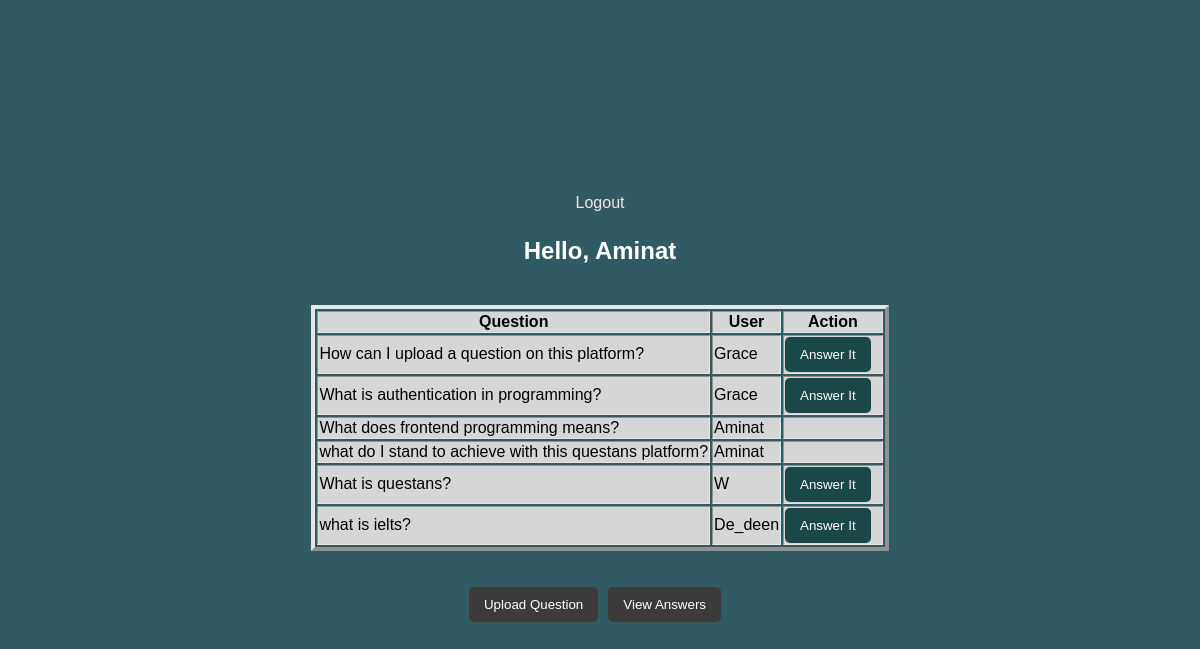
Page /dashboard.php (signed in) on the committed database.
### tables this page shows
CREATE TABLE `questions` (
  `id` int(11) NOT NULL,
  `question` text NOT NULL,
  `user_id` int(11) NOT NULL,
  `created_at` timestamp NOT NULL DEFAULT current_timestamp() ON UPDATE current_timestamp()
);

CREATE TABLE `users` (
  `id` int(11) NOT NULL,
  `username` varchar(255) NOT NULL,
  `pass` varchar(255) NOT NULL,
  `created_at` timestamp NOT NULL DEFAULT current_timestamp() ON UPDATE current_timestamp()
);

### dashboard.php (the view, shortened to what this page needs)
<?php
include_once 'model/db_conn.php';
 ?>
<!DOCTYPE html>
<html>
<head>
	<link rel="stylesheet" type="text/css" href="assets/css/style.css">
</head>
<body>
    <div><a href="logout.php">Logout</a></div>
    <div style="margin-top: 5px; color: #fff">
        <h2>Hello, <?php echo $_SESSION['username']; ?></h2>
    </div>
    <div>
        <table border="4">
            <tr>
                <th>Question</th>
                <th>User</th>
                <th>Action</th>
            </tr>
            <?php
            $sql = mysqli_query($conn, "SELECT users.username, questions.id, questions.question
            FROM users
            JOIN questions ON users.id = questions.user_id");
            while ($result = mysqli_fetch_array($sql)) {?>
            <tr>
                <td><?php echo $result['question'];?></td>
                <td style="text-transform: capitalize"><?php echo $result['username'];?></td>
                <td><?php if($_SESSION['username'] !== $result['username']){?>
                    <button><a style="color: #fff; text-decoration: none" href="answer.php?question_id=<?php echo $result['id'] ?>">Answer It</a></button>
                     <?php } ?>
                </td>
            </tr>
            <?php } ?>
        </table>
    </div>
       <br><br>
    <div>
        <button style="background:#3c3a3a; float: left"><a style="color: #fff; text-decoration: none" href="ask-question.php">Upload Question</a></button>
        <button style="background:#3c3a3a; float: left"><a style="color: #fff; text-decoration: none" href="all-answers.php">View Answers</a></button>
        </div>
</body>
</html>

### assets/css/style.css (style rules this page uses)
body { background: #315b63; display: flex; justify-content: center; align-items: center; height: 100vh; flex-direction: column; }
* { font-family: sans-serif; box-sizing: border-box; }
a { text-decoration: none; color: #f7e3e2; }
h2 { text-align: center; margin-bottom: 40px; }
button { float: right; background: #560d02; float: left; padding: 10px 15px; color: #fff; border-radius: 5px; margin-right: 10px; border: none; }
table { border-color: #e6e5e5; }
tr { background-color: #d6d6d6; }
td button { background: #1a4848; float: left; }

### rows in the picture
questions: question "How can I upload a question on this platform?", user.username "Grace"
questions: question "What is authentication in programming?", user.username "Grace"
questions: question "What does frontend programming means?", user.username "Aminat"
questions: question "what do I stand to achieve with this questans platform?", user.username "Aminat"
questions: question "What is questans?", user.username "W"
questions: question "what is ielts?", user.username "De_deen"

### other values in the picture
$_SESSION['username'] "Aminat"
